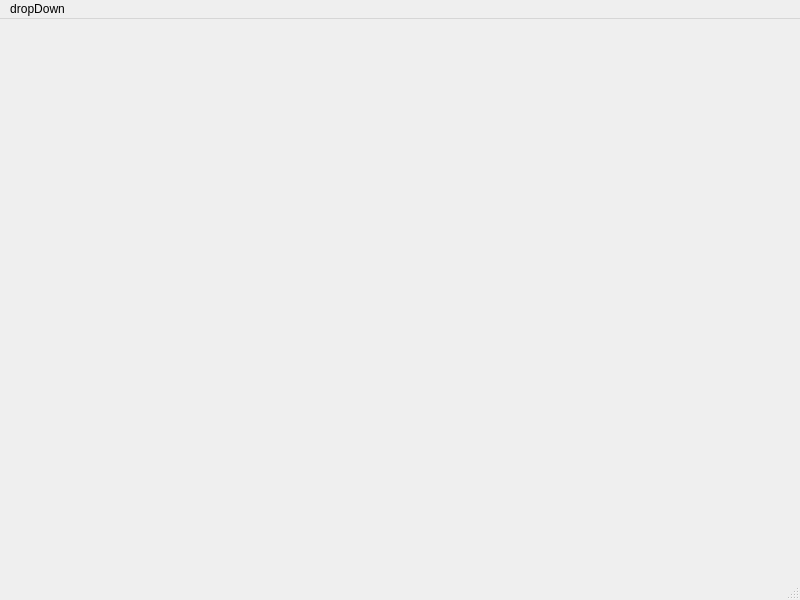
<?xml version="1.0" encoding="UTF-8"?>
<ui version="4.0">
 <class>MainWindow</class>
 <widget class="QMainWindow" name="MainWindow">
  <property name="geometry">
   <rect>
    <x>0</x>
    <y>0</y>
    <width>800</width>
    <height>600</height>
   </rect>
  </property>
  <property name="windowTitle">
   <string>MainWindow</string>
  </property>
  <widget class="QWidget" name="centralwidget"/>
  <widget class="QMenuBar" name="menubar">
   <property name="geometry">
    <rect>
     <x>0</x>
     <y>0</y>
     <width>800</width>
     <height>21</height>
    </rect>
   </property>
   <widget class="QMenu" name="menudropDown">
    <property name="title">
     <string>dropDown</string>
    </property>
    <addaction name="actiondropDownItem"/>
   </widget>
   <addaction name="menudropDown"/>
  </widget>
  <widget class="QStatusBar" name="statusbar"/>
  <action name="actiondropDownItem">
   <property name="text">
    <string>dropDownItem</string>
   </property>
  </action>
 </widget>
 <resources/>
 <connections/>
</ui>
